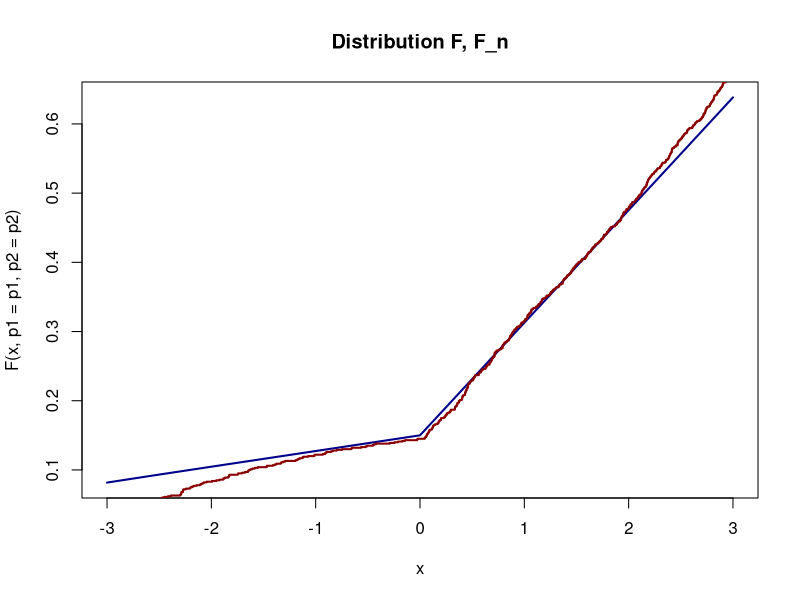

Source code (R): (Note: this script raises an error after producing the figure.)
## ---- chunk 1
  F <- function(x, p1, p2) { 
    # distribution mix 
    return ( p1 * pnorm(x, mean=0, sd=4) + p2 * (0.5 + (1/pi) * asin(x/5)) + (1 - p1 - p2) * punif(x, 0, 5))
  }
## ---- chunk 2
  n = 1000

  U1 = rnorm(n, mean=0, sd=4) # norm distribution
  U  = runif(n, min=0, max=1)  
  U2 = 3*sin(pi/2 * (2*U - 1))# arcsin distribution, Smirnov method
  U3 = runif(n, min=0, max=5) # uniform distribution
  
  
  p1 = 0.1
  p2 = 0.2
  random_vector = runif(n, 0, 1)
  mixed = U1*(random_vector <= p1) + U2*(random_vector >= p1 & random_vector < p1 + p2) + U3*(random_vector > p1 + p2)
  
## ---- chunk 3
  x = seq(-3, 3, 0.1)
  plot(x, F(x, p1=p1, p2=p2), main = "Distribution F, F_n", type="l", col="dark blue", lwd=2)
  lines(ecdf(mixed), col="dark red", lwd=2)
## ---- chunk 4
  #2.1
  #Chisq

  a = -5
  b = 5
  delta = seq(a, b, by=0.1)
  nu = seq(from=0, to=0, length=length(delta))
  r = length(nu)
  
  # -----calculate vector of freq-----
  for (i in 2:(length(delta) - 1)){
      for (j in mixed){
      if ((delta[i] < j) && (j <= delta[i+1])){
        nu[i] = nu[i] + 1
      }
    }  
  }
  for (j in mixed) {
    if (j <= delta[1]) {
      nu[1] = nu[1] + 1
    }
    if (j > delta[length(delta)]) {
      nu[length(nu)] = nu[length(nu)] + 1
    }
  }
  # -----calculate vector of freq-----
  
  cat("Nu sum = ", sum(nu), "\n")
  cat("Nu = ", nu, "\n")
## ---- chunk 5
  pj = F(delta, p1=p1, p2=p2)
  P_n_nu = sum((nu-n*pj)^2 / (n*pj)) # Pearson's statistics mixed
  
  alpha = 0.05
  q = qchisq(1 - alpha, df=(r - 1))
  
  cat("q = ", q, "\n")
  cat("P_n_nu = ", P_n_nu, "\n")
  
  if (P_n_nu < q) {
    cat("HO accepted with alpha = ", alpha, "\n")
  } else {
    cat("HO rejected with alpha = ", alpha, "\n")
  }
## ---- chunk 6
  #2.1
  #Kolmogorov


## ---- chunk 7
  #2.2
  #Chisq

  pj = pnorm(delta, mean=mean(mixed), sd=sd(mixed))
  P_n_nu_norm = sum((nu-n*pj)^2 / (n*pj)) # Pearson's statistics mixed norm
  
  alpha = 0.05
  q = qchisq(1 - alpha, df=(r - 1))
  
  cat("q = ", q, "\n")
  cat("P_n_nu_norm = ", P_n_nu, "\n")
  
  if (P_n_nu_ < q) {
    cat("HO(norm) accepted with alpha = ", alpha, "\n")
  } else {
    cat("HO(norm) rejected with alpha = ", alpha, "\n")
  }

## ---- chunk 8
  #2.2
  #Kolmogorov

